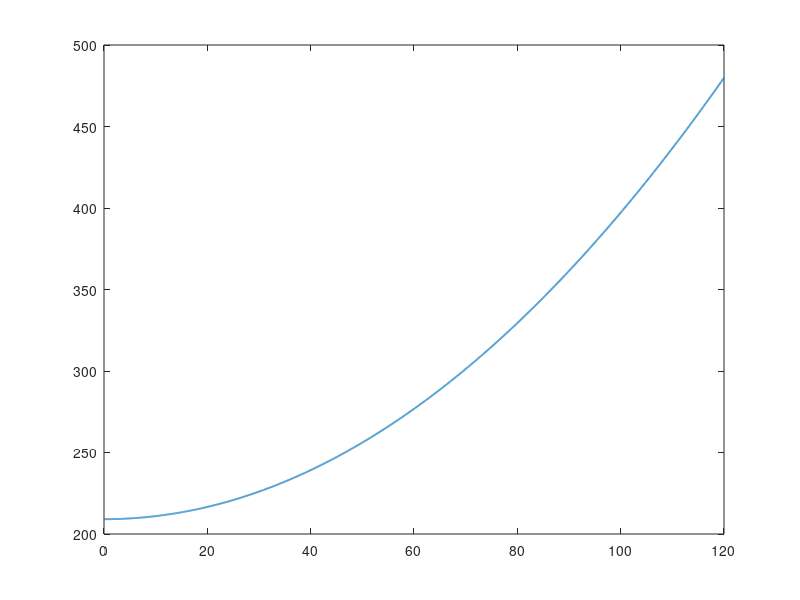

Write MATLAB code to recreate this figure. (Note: this script raises an error after producing the figure.)


sigma=0.046;
Cdp=0.015;
g=9.81;
W=4309*g;
T=W;
rho=1.225;
Vt=227.381;
R=7.32;
k=1.15;
vih=sqrt(W/(2*rho*pi*R^2)); % induced velocity in hover 
Pid=W*vih;
V= 0:0.01:120;
mi=V./Vt;
Aeq=1.885932; % equivalent flat plate area 


Pp_h = sigma*Cdp/8*rho*(Vt)^3*pi*R^2; %profile drag power in hover calculated using BEM
Pi_h = k*T*vih; % induced power in hover calculated using BEM
Phov=Pp_h+Pi_h; % powwwer in hover using BEM 
F=Pid/Phov;

mi_plus_one=ones(1,length(mi));

for i=1:length(mi)
    mi_plus_one(i) = 1+mi(i)^2;
end


Pp_ff= Pp_h.*mi_plus_one; %profile power forward flight 
Pd_ff= sigma*Cdp/4*rho*Vt^3*pi*R^2*1.825.*mi.^2; % rotor drag power forward flight. Note 1.825 is needed to get to the bennet approx when summing Pp_ff and Pd_ff 
Ppd_ff= Pp_ff + Pd_ff;
%Ppd_ff= Pp_h.*(1+4.65.*mi.^2);

Dpar = 0.5*Aeq*rho*V.^2; % fuselage parasite drag 
Ppar_ff = Dpar.*V; % fuselage parasite power



%------ attempt to calculate the induced velocity in forward flight using iterative process -------


error = 1;
Vbar = V./vih;
vi_bar = 1;
vi2list=ones(1,length(V)); % list containing the normalised induced velocities in forward flight 

  
    for i = 1 : length(Vbar)
        
    while error>0.0001  
        
    sin_alpha = Dpar(i)/W;
    alpha = asin(sin_alpha);
    vi2_bar = 1/((Vbar(i)*cos(alpha))^2+(Vbar(i)*sin(alpha)+vi_bar)^2);
   
    error = sqrt(vi2_bar) - vi_bar;
    vi_bar = sqrt(vi2_bar); 
    
    end
    
    vi2list(i) = vi2_bar;
    error = 1;
    end
    
    vi_ff = sqrt(vi2list);
    vi_ff =vi_ff.*vih; % induced velocity in forward flight
    V_R = (W./((2*rho*R^2).*vi_ff));%vectorial sum of V and vi_ff
    T = 2*rho*pi*R^2.*V_R.*vi_ff; % thrust force in forward flight 
    Pi_ff = k.*T.*vi_ff; %power induced forward flight 
    
 
 

vi_ff = sqrt(vi2list); 
%plot(Vbar,vi_ff);
%pause
vi_ff =vi_ff.*vih; % induced velocity in forward flight
V_R = (W./((2*rho*R^2).*vi_ff));%vectorial sum of V and vi_ff
T = 2*rho*pi*R^2.*V_R.*vi_ff; % thrust force in forward flight 
Pi_ff = k.*T.*vi_ff; %power induced forward flight 

Ptot_ff = Ppd_ff + Ppar_ff + Pi_ff; %total power forward flight 


%plot profile power + drag power and the sum of the induced power 
%plot(V,Pp_ff,'linewidth',1.3)


%plot(V,Pd_ff,'linewidth',1.3)
pl1 = plot(V, Ppd_ff./1e3,'linewidth',1.3);
ax = ancestor(pl1, 'axes');
ax.YAxis.Exponent = 0;
ytickformat('%d');

hold on 
pl2 = plot(V, Ppar_ff./1e3,'linewidth',1.3);
ax = ancestor(pl2, 'axes');
ax.YAxis.Exponent = 0;
ytickformat('%d');

pl3 = plot(V,Pi_ff./1e3,'linewidth',1.3);
ax = ancestor(pl3, 'axes');
ax.YAxis.Exponent = 0;
ytickformat('%d');

pl4 = plot(V,Ptot_ff./1e3,'linewidth',1.5);
ax = ancestor(pl4, 'axes');
ax.YAxis.Exponent = 0;
ytickformat('%d');

xlabel('V [$\frac{m}{s}$]','Interpreter','latex','FontSize',15);
ylabel('Power [kW]','Interpreter','latex','FontSize',15);


legend('Rotor profile drag power + Rotor drag power','Fuselage parasite power','Induced power','Total power','Interpreter','latex','Fontsize',10);
hold off
pause




